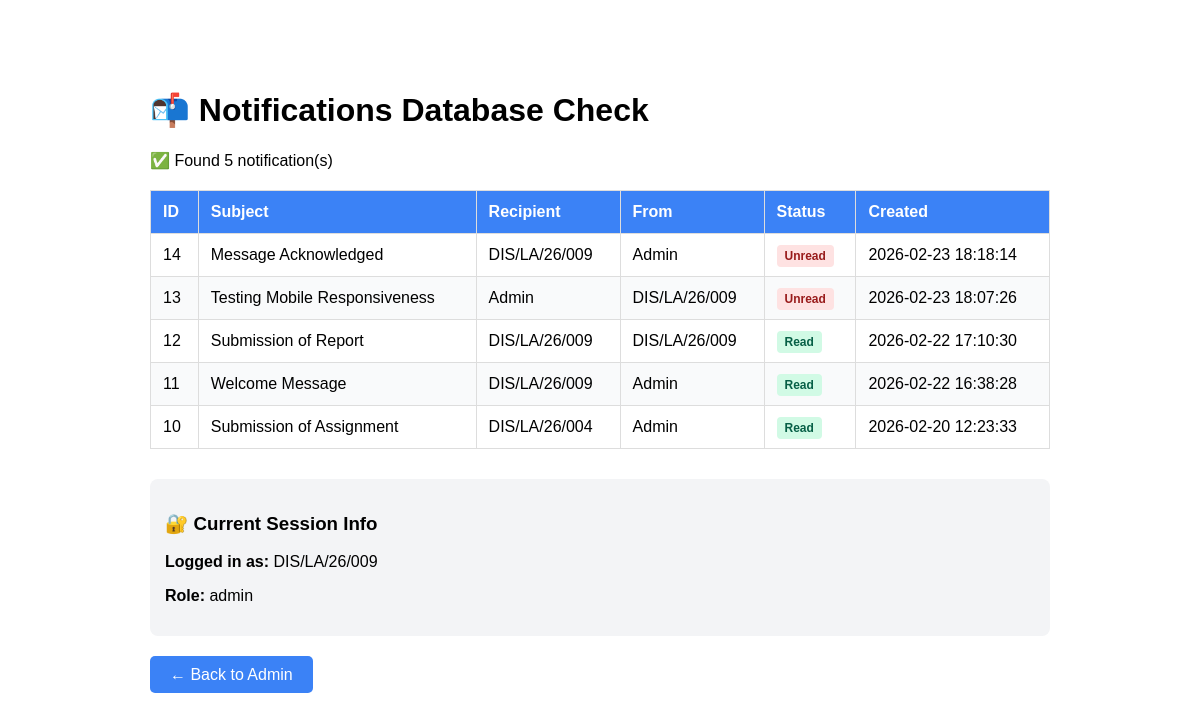
/admin/auth/check_notifications.php (signed in), run on the app's committed database.
### tables this page shows
CREATE TABLE `broadcast` (
  `id` int NOT NULL,
  `recipient` varchar(250) NOT NULL,
  `subject` varchar(100) NOT NULL,
  `message` text NOT NULL,
  `user_id` int NOT NULL,
  `username` varchar(24) NOT NULL,
  `is_read` tinyint(1) NOT NULL DEFAULT '0',
  `created_at` timestamp NOT NULL DEFAULT CURRENT_TIMESTAMP
);

### admin/auth/check_notifications.php (the view, shortened to what this page needs)
<?php
require __DIR__ . '/../../connections/db.php';
?>
<!DOCTYPE html>
<html lang="en">
<head>
</head>
<body>
    <h1>📬 Notifications Database Check</h1>
    <?php
    try {
        $stmt = $conn->prepare("SELECT * FROM broadcast ORDER BY created_at DESC LIMIT 20");
        $stmt->execute();
        $notifications = $stmt->fetchAll(PDO::FETCH_OBJ);
        if (empty($notifications)) {
            echo '<p style="color: orange;">⚠️ No notifications found in the database.</p>';
            echo '<p>You need to create some notifications first from the admin broadcast page.</p>';
        } else {
            echo '<p>✅ Found ' . count($notifications) . ' notification(s)</p>';
            echo '<table>';
            echo '<thead><tr>';
            echo '<th>ID</th>';
            echo '<th>Subject</th>';
            echo '<th>Recipient</th>';
            echo '<th>From</th>';
            echo '<th>Status</th>';
            echo '<th>Created</th>';
            echo '</tr></thead>';
            echo '<tbody>';
            foreach ($notifications as $notif) {
                $status = $notif->is_read ? 'Read' : 'Unread';
                $badgeClass = $notif->is_read ? 'read' : 'unread';
                echo '<tr>';
                echo '<td>' . htmlspecialchars($notif->id) . '</td>';
                echo '<td>' . htmlspecialchars($notif->subject) . '</td>';
                echo '<td>' . htmlspecialchars($notif->recipient) . '</td>';
                echo '<td>' . htmlspecialchars($notif->username) . '</td>';
                echo '<td><span class="badge ' . $badgeClass . '">' . $status . '</span></td>';
                echo '<td>' . htmlspecialchars($notif->created_at) . '</td>';
                echo '</tr>';
            }
            echo '</tbody></table>';
        }
        echo '<div style="margin-top: 30px; padding: 15px; background: #f3f4f6; border-radius: 8px;">';
        echo '<h3>🔐 Current Session Info</h3>';
        if (isset($_SESSION['username'])) {
            echo '<p><strong>Logged in as:</strong> ' . htmlspecialchars($_SESSION['username']) . '</p>';
            echo '<p><strong>Role:</strong> ' . htmlspecialchars($_SESSION['role'] ?? 'N/A') . '</p>';
        } else {
            echo '<p style="color: red;">❌ Not logged in! You need to login first.</p>';
        }
        echo '</div>';
    } catch (PDOException $e) {
        echo '<p style="color: red;">❌ Database error: ' . htmlspecialchars($e->getMessage()) . '</p>';
    }
    ?>
    <div style="margin-top: 30px;">
        <a href="/school_app/admin/" style="padding: 10px 20px; background: #3b82f6; color: white; text-decoration: none; border-radius: 5px;">← Back to Admin</a>
    </div>
</body>
</html>

### admin/auth/check_notifications.php (style rules this page uses)
body { font-family: Arial, sans-serif; max-width: 900px; margin: 50px auto; padding: 20px; }
table { width: 100%; border-collapse: collapse; margin-top: 20px; }
th, td { border: 1px solid #ddd; padding: 12px; text-align: left; }
th { background: #3b82f6; color: white; }
tr:nth-child(even) { background: #f9fafb; }
.badge { padding: 4px 8px; border-radius: 4px; font-size: 12px; font-weight: bold; }
.read { background: #d1fae5; color: #065f46; }
.unread { background: #fee2e2; color: #991b1b; }

### data on the page
broadcast: id "14", subject "Message Acknowledged", recipient "DIS/LA/26/009", username "Admin", is_read "Unread", created_at "2026-02-23 18:18:14"
broadcast: id "13", subject "Testing Mobile Responsiveness", recipient "Admin", username "DIS/LA/26/009", is_read "Unread", created_at "2026-02-23 18:07:26"
broadcast: id "12", subject "Submission of Report", recipient "DIS/LA/26/009", username "DIS/LA/26/009", is_read "Read", created_at "2026-02-22 17:10:30"
broadcast: id "11", subject "Welcome Message", recipient "DIS/LA/26/009", username "Admin", is_read "Read", created_at "2026-02-22 16:38:28"
broadcast: id "10", subject "Submission of Assignment", recipient "DIS/LA/26/004", username "Admin", is_read "Read", created_at "2026-02-20 12:23:33"

### other printed values
count($notifications) "5"
$_SESSION['username'] "DIS/LA/26/009"
$_SESSION['role'] "admin"
